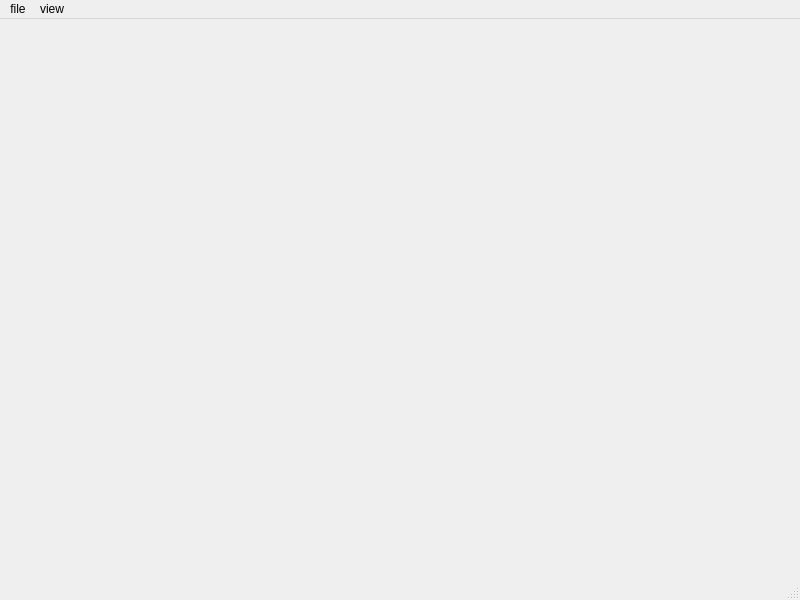
<?xml version="1.0" encoding="UTF-8"?>
<ui version="4.0">
 <class>MainWindow</class>
 <widget class="QMainWindow" name="MainWindow">
  <property name="geometry">
   <rect>
    <x>0</x>
    <y>0</y>
    <width>800</width>
    <height>600</height>
   </rect>
  </property>
  <property name="windowTitle">
   <string>MainWindow</string>
  </property>
  <widget class="QWidget" name="centralwidget"/>
  <widget class="QMenuBar" name="menubar">
   <property name="geometry">
    <rect>
     <x>0</x>
     <y>0</y>
     <width>800</width>
     <height>23</height>
    </rect>
   </property>
   <widget class="QMenu" name="menufile">
    <property name="title">
     <string>file</string>
    </property>
    <addaction name="actionopen"/>
   </widget>
   <widget class="QMenu" name="menuview">
    <property name="title">
     <string>view</string>
    </property>
    <addaction name="actionviusal_menu"/>
   </widget>
   <addaction name="menufile"/>
   <addaction name="menuview"/>
  </widget>
  <widget class="QStatusBar" name="statusbar"/>
  <action name="actionopen">
   <property name="text">
    <string>open</string>
   </property>
  </action>
  <action name="actionviusal_menu">
   <property name="text">
    <string>viusal_menu</string>
   </property>
  </action>
 </widget>
 <resources/>
 <connections/>
</ui>
